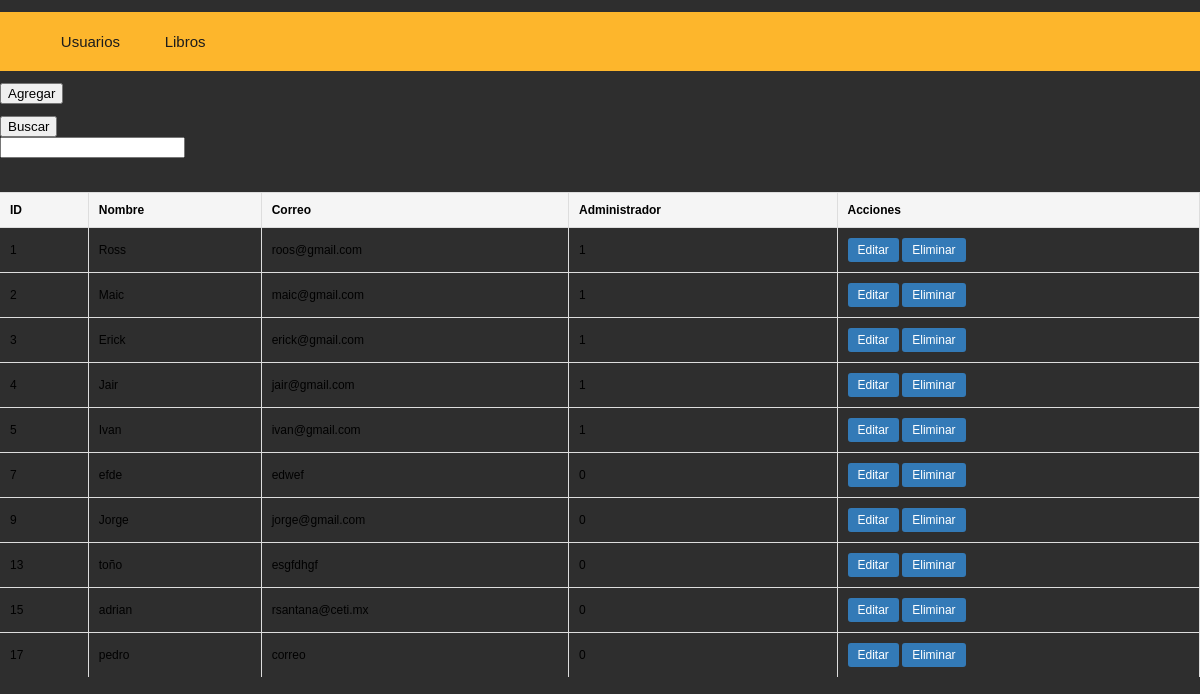
The app's page /UsuariosAdmin.php, older data.
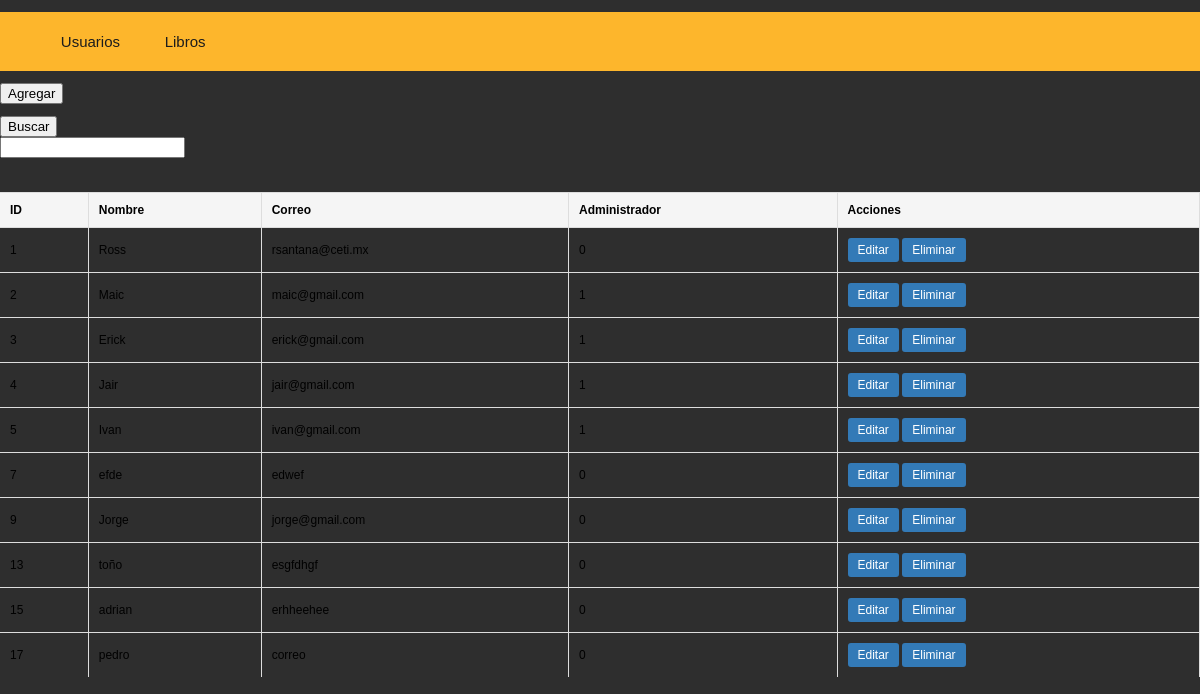
The same page, newer data.
### tables this page shows
CREATE TABLE `usuarios` (
  `id` bigint(20) UNSIGNED NOT NULL,
  `nombre` varchar(50) DEFAULT NULL,
  `correo` varchar(50) DEFAULT NULL,
  `contrasena` varchar(50) DEFAULT NULL,
  `direccion` varchar(50) DEFAULT NULL,
  `telefono` bigint(20) DEFAULT NULL,
  `fNacimiento` date DEFAULT NULL,
  `infoPago` varchar(50) DEFAULT NULL,
  `administrador` tinyint(1) NOT NULL DEFAULT 0
);

### UsuariosAdmin.php (the view, shortened to what this page needs)
<!DOCTYPE html>
<html lang="en">
<head>
  <link rel="stylesheet" href="Style.css">
</head>
<body>
  <nav class="nav">
    <div class="nav">
      <ul>
        <li class="nav-item">
          <a class="nav-link" href="UsuariosAdmin.php">Usuarios</a>
        </li>
        <li class="nav-item">
          <a class="nav-link" href="LibrosAdmin.php">Libros</a>
        </li>
      </ul>
    </div>
  </nav>
  <body>
    <form action="AgregarUsuariosAdmin.html" >
        <input type="submit" class="submitBtn" value="Agregar">
    </form>
    <form method="POST" action="BuscarUsuariosAdmin.php" >
        <input type="submit" class="submitBtn" value="Buscar">
        <div class="inputContainer">
            <input type="number" name="id" >
        </div>
    </form>
    <?php
    include 'conexion.php';
    $sql = "SELECT * FROM usuarios";
    $result = $con->query($sql);
    echo "<table>";
    echo "<tr><th>ID</th><th>Nombre</th><th>Correo</th><th>Administrador</th><th>Acciones</th></tr>";
    while($row = $result->fetch_assoc()) {
    echo "<tr><td>" . $row["id"] . "</td><td>" . $row["nombre"] . "</td><td>" . $row["correo"] . "</td><td>" . $row["administrador"] . "</td><td>";
    echo '<a href="editarUsuario.php?id=' . $row["id"] . '">Editar</a> ';
    echo '<a href="eliminarUsuario.php?id=' . $row["id"] . '">Eliminar</a>';
    echo "</td></tr>";
    }
    echo "</table>";
    ?>
</body>

Row changes from the older to the newer data that the page shows:
changed usuarios "Ross": correo "roos@gmail.com" → "rsantana@ceti.mx"; administrador "1" → "0"
changed usuarios "adrian": correo "rsantana@ceti.mx" → "erhheehee"
